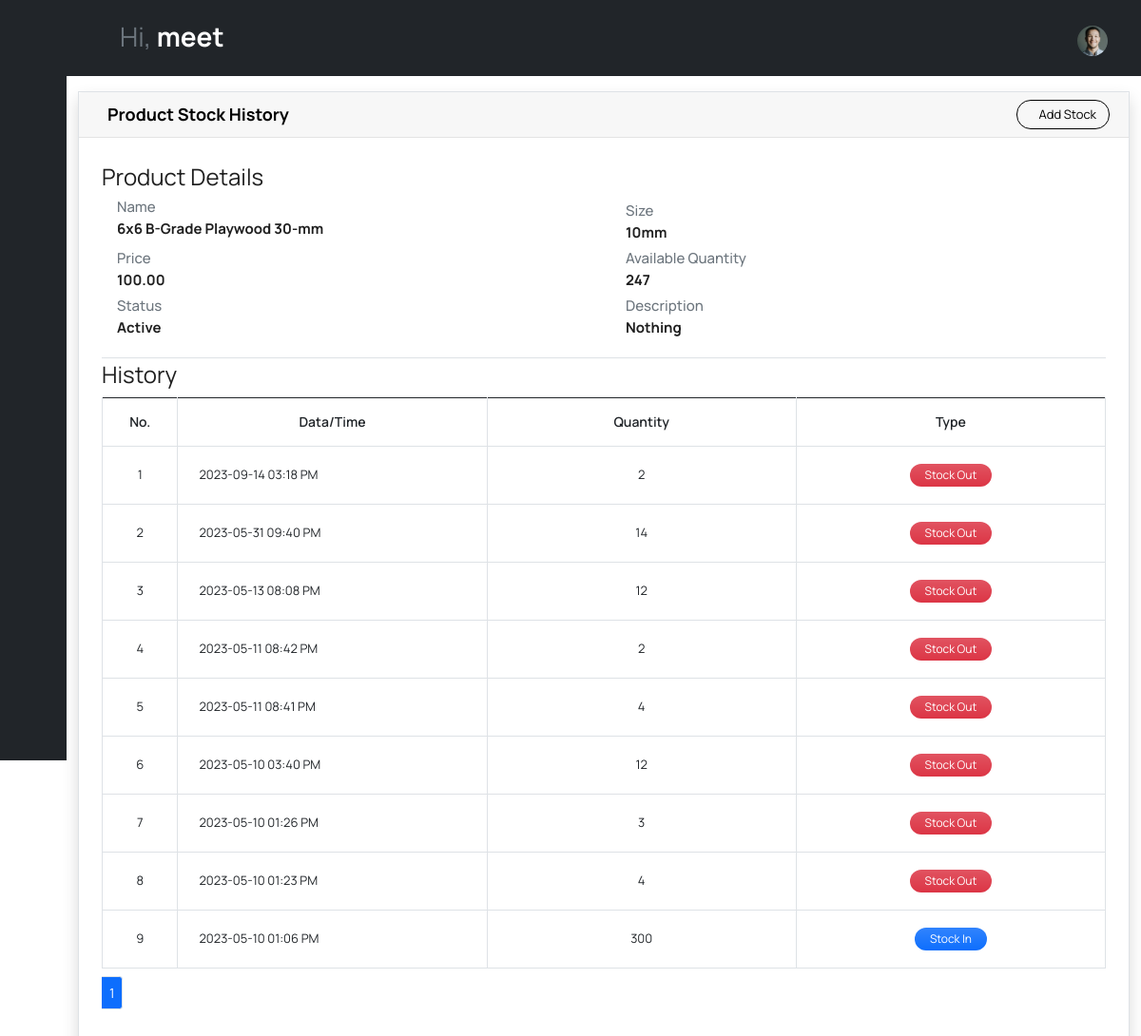
/showproduct/4/ (signed in), run on the app's committed database.
### invApp/models.py (models this page shows, shortened)
class Product(models.Model):
    id = models.AutoField(primary_key=True, serialize=False, auto_created=True)
    name=models.CharField(max_length=350)
    size = models.CharField(max_length=50)
    description = models.TextField(blank=True, null=True)
    price = models.DecimalField(default=0, decimal_places=2, max_digits=10)
    totalquantity = models.IntegerField(default=0)
    status = models.CharField(max_length=2, choices=(('1','Active'),('2','Inactive')), default=1)
    date_created = models.DateTimeField(default=timezone.now)
    date_updated = models.DateTimeField(auto_now=True)

class stockhistory(models.Model):
    id = models.AutoField(primary_key=True, serialize=False, auto_created=True)
    itemname = models.CharField(max_length=350,blank=True, null=True)
    itemsize = models.CharField(max_length=50)
    itemquntity = models.IntegerField(default=0)
    status = models.CharField(max_length=2, choices=(('1','Stock in'),('2','Stock out')), default=1)
    date_created = models.DateTimeField(default=timezone.now)

### invApp/views.py (the view)
# urls.py: path('showproduct/<str:product_id>/', show_product, name="showproduct"),
@login_required
def show_product(request, product_id):
    product = get_object_or_404(Product, id=product_id)
    stock = stockhistory.objects.filter(itemname=product.name, itemsize = product.size)
    stock = stock.order_by('-id')
    paginator = Paginator(stock, 10)
    page = request.GET.get('page')
    stocks = paginator.get_page(page)
    if stock:
        context = {'product': product, 'stocks': stocks}
    else:
        context = {'product': product}
    return render(request, 'showproduct.html', context)

### templates/showproduct.html (shortened to what this page needs)
{% extends 'base.html' %}
{% block body %}
<div class="container pt-3">
<div class="card card-default border shadow rounded-0">
    <div class="card-header">
        <div class="w-100 d-flex justify-content-between">
            <h5 class="fw-bolder card-title mb-0 d-flex align-items-center"><a href="{{ request.META.HTTP_REFERER }}" id="getBillArrow" class="mdi mdi-arrow-left" style="color:black;"></a>Product Stock History</h5>
            <a class="btn btn-outline-dark me-1 btn-sm d-flex inline" type="button" data-bs-toggle="modal" data-bs-target="#addstock"><span class="mdi mdi-plus"></span>Add Stock</a>
        </div>
    </div>
    <div class="card-body">
        <div class="conteiner-fluid">
            <fieldset class="border-bottom">
                <legend>Product Details</legend>
                <dl>
                    <div class="row">
                        <div class="col-md">
                            <dt class="text-secondary h6">Name</dt>
                            <dd class="fw-bold mt-1 h6">{{ product.name }}</dd>
                        </div>
                        <div class="col-md mt-1">
                            <dt class="text-secondary h6">Size</dt>
                            <dd class="fw-bold mt-1 h6">{{ product.size }}</dd>
                        </div>
                    </div>
                    <div class="row">
                        <div class="col-md mt-1">
                            <dt class="text-secondary h6">Price</dt>
                            <dd class="fw-bold mt-1 h6">{{ product.price }}</dd>
                        </div>
                        <div class="col-md mt-1">
                            <dt class="text-secondary h6">Available Quantity</dt>
                            <dd class="fw-bold mt-1 h6">{{ product.totalquantity }}</dd>
                        </div>
                    </div>
                    <div class="row">
                        <div class="col-md mt-1">
                            <dt class="text-secondary h6">Status</dt>
                            <dd class="fw-bold mt-1 h6">{% if product.status == "1" %} Active {% else %} Inactive {% endif %}</dd>
                        </div>
                        <div class="col-md mt-1">
                            <dt class="text-secondary h6">Description</dt>
                            <dd class="fw-bold mt-1 h6">{% if product.description == "" %} Nothing {% else %} {{product.description}} {% endif %}</dd>
                        </div>
                    </div>
                </dl>
            </fieldset>
            <fieldset>
                <legend>History</legend>
                <div class="table-responsive">
                <table class="table table-bordered" id="stock-tbl">
                    <colgroup>
                        <col width="5%">
                        <col width="25%">
                        <col width="25%">
                        <col width="25%">
                    </colgroup>
                    <thead>
                        <th class="text-center">No.</th>
                        <th class="text-center">Data/Time</th>
                        <th class="text-center">Quantity</th>
                        <th class="text-center">Type</th>
                    </thead>
                    <tbody>
                        {% if stocks %}
                        {% for stock in stocks %}
                        <tr>
                            <td class="text-center">{{ forloop.counter }}</td>
                            <td class="">{{ stock.date_created|date:"Y-m-d h:i A" }}</td>
                            <td class="text-center">{{ stock.itemquntity }}</td>
                            <td class="text-center">
                                {% if stock.status == '1' %}
                                <span class="badge px-3 rounded-pill bg-primary bg-gradient">Stock In</span> {% else %}
                                <span class="badge px-3 rounded-pill bg-danger bg-gradient">Stock Out</span> {% endif %}
                            </td>
                        </tr>
                        {% endfor %}
                        {% endif %}
                    </tbody>
                </table>
                <thead>
                    <tr>
                    <td colspan="5">
                        <div class="pagination mt-2">
                        <ul class="pagination pagination-sm">
                            <li class="page-item">
                            <li class="page-item active">
                            <span class="current-page page-link">{{ stocks.number }}</span>
                            </li>
                        </ul>
                        </div>
                    </td>
                    </tr>
                </thead>
            </div>
            </fieldset>
        </div>
    </div>
</div>
</div>
{% endblock body %}

### templates/base.html (shortened to what this page needs)
{% load static %}
<!DOCTYPE html>
<html lang="en">
<head>
  <link rel="stylesheet" href="{% static 'vendors/feather/feather.css' %}">
  <link rel="stylesheet" href="{% static 'vendors/mdi/css/materialdesignicons.min.css' %}">
  <link rel="stylesheet" href="{% static 'vendors/ti-icons/css/themify-icons.css' %}">
  <link rel="stylesheet" href="{% static 'vendors/typicons/typicons.css' %}">
  <link rel="stylesheet" href="{% static 'vendors/simple-line-icons/css/simple-line-icons.css' %}">
  <link rel="stylesheet" href="{% static 'vendors/css/vendor.bundle.base.css' %}">
  <link rel="stylesheet" href="{% static 'css/vertical-layout-light/style.css' %}">
</head>
<body class="sidebar-dark sidebar-icon-only">
<nav class="navbar default-layout col-lg-12 col-12 p-0 fixed-top d-flex align-items-top flex-lg-row">
    <div class="text-center navbar-brand-wrapper d-inline-flex align-items-center justify-content-start bg-dark ">
        <div class="d-flex m-auto">
        <button class="navbar-toggler navbar-toggler align-self-center me-2" type="button" data-bs-toggle="minimize">
            <span class="icon-menu text-white"></span>
        </button>
        </div>
    </div>
  <div class="navbar-menu-wrapper d-flex align-items-top bg-dark">
      <ul class="navbar-nav">
      <li class="nav-item font-weight-semibold d-none d-lg-block ms-0">
          <h1 class="welcome-text text-secondary">Hi, <span class="text-white fw-bold">{{user.username}}</span></h1>
      </li>
      </ul>
      <ul class="navbar-nav ms-auto">
      <li class="nav-item" style="margin-top: -5px;">
          <form class="search-form" action="#">
          <i class="icon-search text-light"></i>
          <input type="search" class="form-control text-white" placeholder="Search Here" title="Search here">
          </form>
      </li>
      <li class="nav-item dropdown d-sm-block user-dropdown">
          <a class="nav-link text-white" id="UserDropdown" href="#" data-bs-toggle="dropdown" aria-expanded="false">
          <img class="img-xs rounded-circle" src="{% static 'images/faces/face8.jpg' %}" alt="Profile image"> </a>
      </li>
      </ul>
  </div>
</nav>
<div class="container-fluid page-body-wrapper">
    <nav class="sidebar sidebar-offcanvas bg-dark" id="sidebar" style="position:fixed;">
        <ul class="nav">
            <li class="nav-item">
              <a class="nav-link" href="/dashboard/">
                <i class="mdi mdi-grid-large menu-icon"></i>
              </a>
            </li>
            <li class="nav-item">
                <a class="nav-link" data-bs-toggle="collapse" href="#product" aria-expanded="false" aria-controls="product">
                  <i class="mdi mdi-archive menu-icon"></i>
                </a>
              </li>
            <li class="nav-item">
                <a class="nav-link" data-bs-toggle="collapse" href="#customer" aria-expanded="false" aria-controls="product">
                  <i class="mdi mdi-account-multiple-outline menu-icon"></i>
                </a>
              </li>
        </ul>
    </nav>
    <div class="main-panel" style="margin-left:auto;">
    {% block body %}{% endblock body %}
    </div>
</div>
</body>
</html>

### data on the page
Product: name "6x6 B-Grade Playwood 30-mm", size "10mm", price "100.00", totalquantity "247"
stockhistory: date_created "2023-09-14 03:18 PM", itemquntity "2", status "Stock Out"
stockhistory: date_created "2023-05-31 09:40 PM", itemquntity "14", status "Stock Out"
stockhistory: date_created "2023-05-13 08:08 PM", itemquntity "12", status "Stock Out"
stockhistory: date_created "2023-05-11 08:42 PM", itemquntity "2", status "Stock Out"
stockhistory: date_created "2023-05-11 08:41 PM", itemquntity "4", status "Stock Out"
stockhistory: date_created "2023-05-10 03:40 PM", itemquntity "12", status "Stock Out"
stockhistory: date_created "2023-05-10 01:26 PM", itemquntity "3", status "Stock Out"
stockhistory: date_created "2023-05-10 01:23 PM", itemquntity "4", status "Stock Out"
stockhistory: date_created "2023-05-10 01:06 PM", itemquntity "300", status "Stock In"

### other printed values
{{ user.username }} "meet"
{{ stocks.number }} "1"
